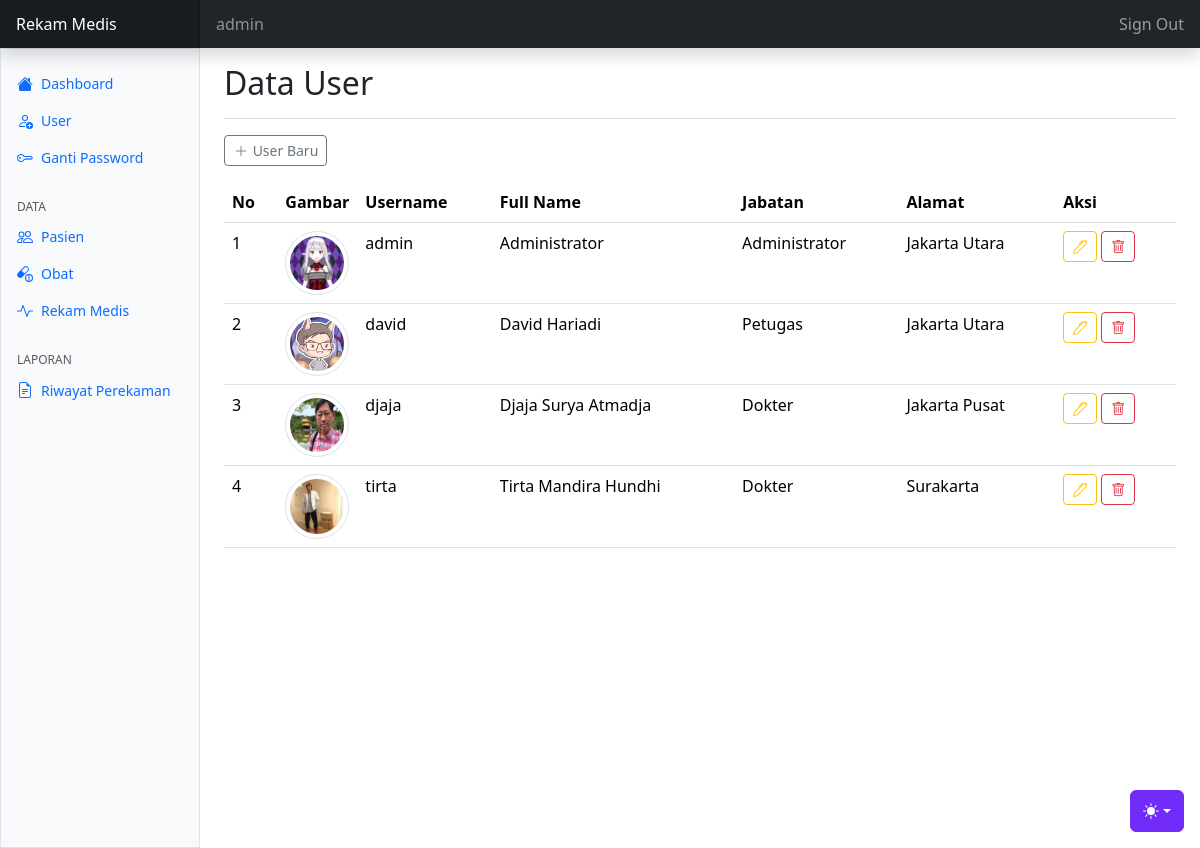
The app's page /user/index.php (signed in) with its own data.
### tables this page shows
CREATE TABLE `tbl_user` (
  `userid` int(11) NOT NULL,
  `username` varchar(30) NOT NULL,
  `fullname` varchar(100) NOT NULL,
  `password` varchar(255) NOT NULL,
  `jabatan` enum('1','2','3') NOT NULL COMMENT '1=administrator, 2=petugas, 3=dokter',
  `alamat` varchar(100) NOT NULL,
  `gambar` varchar(100) NOT NULL
);

### config.php (called while the page is built, shortened)
<?php
$main_url	= "http://localhost/MEDICAL_codingline/";
?>

### user/index.php (the view, shortened to what this page needs)
<?php
require "../config.php";
require "../template/header.php";
require "../template/navbar.php";
require "../template/sidebar.php";
?>
<main class="col-md-9 ms-sm-auto col-lg-10 px-md-4 min-vh-100">
	<div class="d-flex justify-content-between flex-wrap flex-md-nowrap align-items-center pt-3 pb-2 mb-3 border-bottom">
		<h1 class="h2">Data User</h1>
	</div>
	<a href="<?= $main_url ?>user/tambah-user.php" class="btn btn-outline-secondary btn-sm mb-3"
	title="tambah user baru"><i class="bi bi-plus-lg align-top"></i> User Baru</a>
    <table class="table table-responsive table-hover">
		<thead>
			<tr>
				<th>No</th>
				<th>Gambar</th>
				<th>Username</th>
				<th>Full Name</th>
				<th>Jabatan</th>
				<th>Alamat</th>
				<th>Aksi</th>
			</tr>
		</thead>
		<tbody>
			<?php
			$no		= 1;
			$queryUser	= mysqli_query($koneksi, "SELECT * FROM tbl_user");
			while($user = mysqli_fetch_assoc($queryUser)){
				$jabatan = $user['jabatan'];
			?>
				<tr>
					<td><?= $no++; ?></td>
					<td class="col-1"><img src="../asset/gambar/<?= $user['gambar'] ?>" alt="user" class="img-thumbnail rounded-circle img-fluid"></td>
					<td><?= $user['username'] ?></td>
					<td><?= $user['fullname'] ?></td>
					<td>
						<?php
						if($jabatan == 1){
							echo 'Administrator';
						} else if($jabatan == 2){
							echo 'Petugas';
						} else {
							echo 'Dokter';
						}
						?>
					</td>
					<td><?= $user['alamat'] ?></td>
					<td>
						<a href="edit-user.php?id=<?= $user['userid'] ?>&gambar=<?= $user['gambar'] ?>" class="btn btn-sm btn-outline-warning" title="edit user"><i class="bi bi-pen align-top"></i></a>
						<a href="proses-user.php?id=<?= $user['userid'] ?>&gambar=<?= $user['gambar'] ?>&aksi=hapus-user"
						onclick="return confirm('Apakah Anda yakin ingin menghapus data user ini ?')"
						class="btn btn-sm btn-outline-danger" title="hapus user"><i class="bi bi-trash align-top"></i></a>
					</td>
				</tr>
			<?php } ?>
		</tbody>
	</table>
</main>
<?php
require "../template/footer.php";
?>

### template/header.php (shortened to what this page needs)
<!doctype html>
<html lang="en" data-bs-theme="auto">
<head><script src="<?= $main_url ?>asset/js/color-modes.js"></script>
    <link rel="stylesheet" href="https://cdn.jsdelivr.net/npm/@docsearch/css@3">
	<link href="<?= $main_url ?>asset/dist/css/bootstrap.min.css" rel="stylesheet">
	<link rel="stylesheet" href="https://cdn.datatables.net/1.13.6/css/jquery.dataTables.min.css">
	<link rel="stylesheet" href="https://ajax.googleapis.com/ajax/libs/jqueryui/1.12.1/themes/smoothness/jquery-ui.css">
    <link rel="stylesheet" type="text/css" href="https://cdnjs.cloudflare.com/ajax/libs/bootstrap-tokenfield/0.12.0/css/bootstrap-tokenfield.css">
    <link href="https://cdn.jsdelivr.net/npm/bootstrap-icons@1.10.5/font/bootstrap-icons.min.css" rel="stylesheet">
    <link href="<?= $main_url ?>asset/dashboard/dashboard.css" rel="stylesheet">
	<link rel="stylesheet" href="https://cdn.datatables.net/1.13.6/css/jquery.dataTables.min.css">
</head>
<body>

### template/navbar.php (shortened to what this page needs)
<div class="dropdown position-fixed bottom-0 end-0 mb-3 me-3 bd-mode-toggle">
	<button class="btn btn-bd-primary py-2 dropdown-toggle d-flex align-items-center"
		id="bd-theme"
        type="button"
        aria-expanded="false"
        data-bs-toggle="dropdown"
        aria-label="Toggle theme (auto)">
		<svg class="bi my-1 theme-icon-active" width="1em" height="1em"><use href="#circle-half"></use></svg>
	</button>
</div>
<header class="navbar sticky-top bg-dark flex-md-nowrap p-0 shadow" data-bs-theme="dark">
	<a class="navbar-brand col-md-3 col-lg-2 me-0 px-3 fs-6 text-white" href="#">Rekam Medis</a>
	<span class="text-white-50 ms-3 w-100 f-6 py-1"><?= $_SESSION['ssUserRM'] ?></span>
	<div class="navbar-nav">
		<div class="nav-item text-nowrap">
			<a href="<?= $main_url ?>autentikasi/logout.php" class="nav-link px-3">Sign Out</a>
		</div>
	</div>
</header>

### template/sidebar.php (shortened to what this page needs)
<div class="container-fluid">
	<div class="row">
	<?php
	$uri_path		= parse_url($_SERVER['REQUEST_URI'], PHP_URL_PATH);
	$uri_segments	= explode('/', $uri_path);
	$menu			= $uri_segments[2];
	$userLogin	= $_SESSION['ssUserRM'];
	$cekUser		= mysqli_query($koneksi, "SELECT * FROM tbl_user WHERE username = '$userLogin'");
	$dataUser		= mysqli_fetch_assoc($cekUser);
	?>
	<div class="sidebar border border-right col-md-3 col-lg-2 p-0 bg-body-tertiary">
		<div class="offcanvas-md offcanvas-end bg-body-tertiary" tabindex="-1" id="sidebarMenu" aria-labelledby="sidebarMenuLabel">
			<div class="offcanvas-body d-md-flex flex-column p-0 pt-lg-3 overflow-y-auto">
				<ul class="nav flex-column">
					<li class="nav-item">
						<a class="nav-link d-flex align-items-center gap-2<?= $menu == 'index.php' ? ' active' : '' ?>"
						aria-current="page" href="<?= $main_url ?>index.php">
						<svg class="bi"><use xlink:href="#house-fill" /></svg>
							Dashboard
						</a>
					</li>
					<?php if($dataUser['jabatan'] == 1){ ?>
					<li class="nav-item">
						<a class="nav-link d-flex align-items-center gap-2<?= $menu == 'user/index.php' ? ' active' : '' ?>"
						href="<?= $main_url ?>user/index.php">
							User
						</a>
					</li>
					<?php } ?>
					<li class="nav-item">
						<a class="nav-link d-flex align-items-center gap-2<?= $menu == 'autentikasi/password.php' ? ' active' : '' ?>"
						href="<?= $main_url ?>autentikasi/password.php">
							Ganti Password
						</a>
					</li>
				</ul>
				<h6 class="sidebar-heading d-flex justify-content-between align-items-center px-3 mt-4 mb-1 text-body-secondary text-uppercase">
					<span>Data</span>
				</h6>
				<ul class="nav flex-column mb-auto">
					<?php if($dataUser['jabatan'] != 3){ ?>
					<li class="nav-item">
						<a class="nav-link d-flex align-items-center gap-2<?= $menu == 'pasien/index.php' ? ' active' : '' ?>"
						href="<?= $main_url ?>pasien/index.php">
							Pasien
						</a>
					</li>
					<?php } ?>
					<li class="nav-item">
						<a class="nav-link d-flex align-items-center gap-2<?= $menu == 'obat/index.php' ? ' active' : '' ?>"
						href="<?= $main_url ?>obat/index.php">
							Obat
						</a>
					</li>
					<li class="nav-item">
						<a class="nav-link d-flex align-items-center gap-2<?= $menu == 'rekamedis/index.php' ? ' active' : '' ?>"
						href="<?= $main_url ?>rekamedis/index.php">
							Rekam Medis
						</a>
				</ul>
				<h6 class="sidebar-heading d-flex justify-content-between align-items-center px-3 mt-4 mb-1 text-body-secondary text-uppercase">
					<span>Laporan</span>
				</h6>
				<ul class="nav flex-column mb-auto">
					<li class="nav-item">
						<a class="nav-link d-flex align-items-center gap-2<?= $menu == 'riwayat-perekaman/index.php' ? ' active' : '' ?>"
						href="<?= $main_url ?>riwayat-perekaman/index.php">
						<svg class="bi"><use xlink:href="#file-earmark-text"/></svg>
							Riwayat Perekaman
						</a>
					</li>
				</ul>
			</div>
		</div>
	</div>

### template/footer.php (shortened to what this page needs)
</div>
</div>
	</body>
</html>

### asset/dashboard/dashboard.css (style rules this page uses)
.bi { display: inline-block; width: 1rem; height: 1rem; }
.sidebar .nav-link { font-size: .875rem; font-weight: 500; }
.sidebar-heading { font-size: .75rem; }
.navbar-brand { padding-top: .75rem; padding-bottom: .75rem; background-color: rgba(0, 0, 0, .25); box-shadow: inset -1px 0 0 rgba(0, 0, 0, .25); }

### template/header.php (style rules this page uses)
.bi { vertical-align: -.125em; fill: currentColor; }
.btn-bd-primary { --bd-violet-bg: #712cf9; --bd-violet-rgb: 112.520718, 44.062154, 249.437846; --bs-btn-font-weight: 600; --bs-btn-color: var(--bs-white); --bs-btn-bg: var(--bd-violet-bg); --bs-btn-border-color: var(--bd-violet-bg); --bs-btn-hover-color: var(--bs-white); --bs-btn-hover-bg: #6528e0; --bs-btn-hover-border-color: #6528e0; --bs-btn-focus-shadow-rgb: var(--bd-violet-rgb); --bs-btn-active-color: var(--bs-btn-hover-color); --bs-btn-active-bg: #5a23c8; --bs-btn-active-border-color: #5a23c8; }
.bd-mode-toggle { z-index: 1500; }

### records on screen
tbl_user: gambar (picture), username "admin", fullname "Administrator", jabatan "Administrator", alamat "Jakarta Utara"
tbl_user: gambar (picture), username "david", fullname "David Hariadi", jabatan "Petugas", alamat "Jakarta Utara"
tbl_user: gambar (picture), username "djaja", fullname "Djaja Surya Atmadja", jabatan "Dokter", alamat "Jakarta Pusat"
tbl_user: gambar (picture), username "tirta", fullname "Tirta Mandira Hundhi", jabatan "Dokter", alamat "Surakarta"

### other values on screen
$_SESSION['ssUserRM'] "admin"
